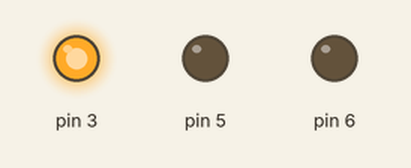
Simulated run of this sketch. Board: Arduino Uno, built with avr-gcc and run on an emulated ATmega328P. On the bench: output pins drawn as LEDs (lit = HIGH).

Above: at 0.05 s.
At 1.5 s:
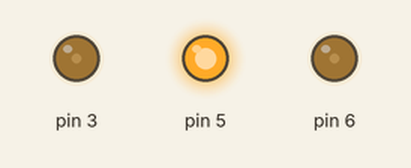
At 3.0 s:
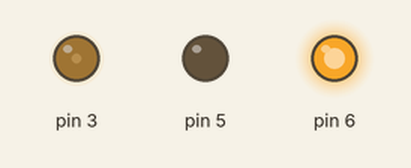
Timing chart, 0 to 6.9 s (numbered marks = the images above):
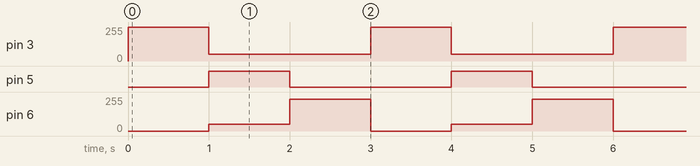

The sketch:

Projeto_02_-_Arduino_CTRL_3D.ino.ino
```cpp
void setup()
{
  pinMode(3, OUTPUT);
  pinMode(6, OUTPUT);
  pinMode(5, OUTPUT);
}

void loop()
{
  analogWrite(3, 255);
  analogWrite(6, 0);
  analogWrite(5, 0);
  delay(1000); // Wait for 1000 millisecond(s)
  analogWrite(3, 51);
  analogWrite(6, 51);
  analogWrite(5, 255);
  delay(1000); // Wait for 1000 millisecond(s)
  analogWrite(3, 51);
  analogWrite(6, 240);
  analogWrite(5, 0);
  delay(1000);
}
```

Measured:
- by itself, pin 3: alternates 255/255 for 1.0 s and 51/255 for 2.0 s
- by itself, pin 5: alternates HIGH for 1.0 s and LOW for 2.0 s
- by itself, pin 6: repeats every 3.0 s: 240/255 1.0 s, 0/255 1.0 s, 51/255 1.0 s
